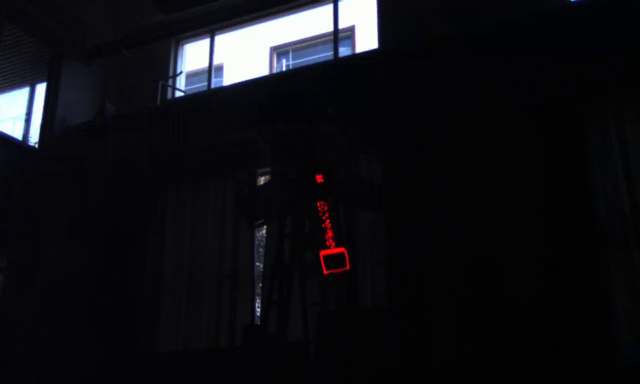
//> input picture frame 101 of training/lesson01/find_energy/video2.mp4, 1280 x 768 px (shown at 1/2 size)
$ ./find_energy   (built with g++ and OpenCV 4)
//> lines starting //> are read from the running program, lines starting //| are printed output that depends on the picture; after the words box and inside, x2 and y2 are one past the last pixel; in counts of white or black regions, pixels touching at a corner belong together
#include <opencv2/core/core.hpp>
#include <opencv2/highgui/highgui.hpp>
#include <opencv2/imgproc/imgproc.hpp>
#include <vector>
#include <iostream>
#include <cassert>


// parameters
int red_h1 = 23, red_h2 = 156;
int red_s = 120, red_v = 60;
int open_size = 2;
int close_size = 6;

// return the num of son in hierarchy
int num_of_son(const std::vector< std::vector<cv::Point> > &contours,
               const std::vector< cv::Vec4i > &hierarchy, const int &id)
{
    if (id == -1)
        return -1;

    int son_num = 0;
    for (int i = hierarchy[id][2]; i != -1; i = hierarchy[i][0])
    {
        cv::RotatedRect minRect;
        minRect = minAreaRect(cv::Mat(contours[i]));
        float big_length = minRect.size.height;
        float small_length = minRect.size.width;
        if(big_length<small_length)
        {
            std::swap(big_length, small_length);
        }
        if(minRect.size.area() < 100 || big_length < 25) { continue; }
        son_num++;
    }
    return son_num;
}

// judge the contour. based on area\the length of its rotated rectangle/ratio of the rotated rectangle
bool isValid(const std::vector< std::vector<cv::Point> > &contours,
             const std::vector< cv::Vec4i > &hierarchy,
             const int &id,
             float min_area=0, float big_length_min=0, float small_length_min=0, float max_area=50000,
             float ratio_max=100, float ratio_min=0)
{
    cv::RotatedRect minRect;
    minRect = minAreaRect(cv::Mat(contours[id]));
    float big_length = minRect.size.height;
    float small_length = minRect.size.width;
    float area = minRect.size.area();
    if(big_length<small_length)
    {
        std::swap(big_length, small_length);
    }
    if(area<max_area && area>min_area && big_length>big_length_min && small_length>small_length_min &&
        big_length/small_length > ratio_min && big_length/small_length < ratio_max)
    {
        return true;
    }
    return false;
}

// draw the hull of the fan
void draw_fan(const std::vector< std::vector<cv::Point> > &contours,
               const std::vector< cv::Vec4i > &hierarchy, const int &id, cv::Mat &drawing, const cv::Point &center)
{
    static cv::Scalar COLOR_LIST[3] = { {220, 20, 20}, {20, 220, 20},
                                        {20, 20, 220} };
    if(id == -1) { return; }
    int son_num = num_of_son(contours, hierarchy, id);
    if(son_num == 1)
    {
        // the thin fan
        if(isValid(contours, hierarchy, id, 5000, 80, 30))
        {
            int son_id = hierarchy[id][2];
            std::vector<cv::Point> father_hull;
            // find the tail(target_point) of the father hull
            convexHull(cv::Mat(contours[id]), father_hull, false);
            cv::Point target_point;
            for(auto& point : father_hull)
            {
                // selected the nearest point from the center "R"
                if((point-center).ddot(point-center) < (target_point-center).ddot(target_point-center))
                { target_point = point; }
            }
            // add target_point to the output hull
            std::vector<std::vector<cv::Point>> result_hull(2); // the first one is tmp, the second one is final output
            convexHull(cv::Mat(contours[son_id]), result_hull[0], false);
            result_hull[0].push_back(target_point);
            convexHull(cv::Mat(result_hull[0]), result_hull[1], false);
            cv::drawContours(drawing, result_hull,1,COLOR_LIST[1],2,8 );
        }

    }
    else if(son_num > 1)
    {
        // the fat fan
        if(isValid(contours, hierarchy, id, 5000, 80, 30))
        {
            bool flag = false; // whether find the target
            int son_id = 0;
            for (int i = hierarchy[id][2]; i != -1; i = hierarchy[i][0])
            {
                if(isValid(contours, hierarchy, i, 300, 25, 15, 10000, 2.7))
                {
                    son_id = i;
                    flag = true;
                    break;
                }
            }
            if(!flag) { return; }

            std::vector<cv::Point> father_hull;
            // find the tail(target_point) of the father hull
            convexHull(cv::Mat(contours[id]), father_hull, false);
            cv::Point tmp_point1=father_hull[0], tmp_point2(0,0), target_point;
            // selected the first two nearest point from the center, and the target_point is their average
            for(auto& point : father_hull)
            {
                if((point-center).ddot(point-center) < (tmp_point1-center).ddot(tmp_point1-center))
                { tmp_point1 = point; }
            }
            for(auto& point : father_hull)
            {
                if(point==tmp_point1) { continue; }
                if((point-center).ddot(point-center) < (tmp_point2-center).ddot(tmp_point2-center))
                { tmp_point2 = point; }
            }
            target_point = (tmp_point1 + tmp_point2) / 2;
            // add target_point to the output hull
            std::vector<std::vector<cv::Point>> result_hull(2); // the first one is tmp, the second one is final output
            convexHull(cv::Mat(contours[son_id]), result_hull[0], false);
            result_hull[0].push_back(target_point);
            convexHull(cv::Mat(result_hull[0]), result_hull[1], false);
            cv::drawContours(drawing, result_hull,1,COLOR_LIST[0],2,8 );
        }
    }

}

//char win_name[] = "set_para"; // for trackbar windows

void draw_all(cv::Mat &src, cv::Mat &dst)
{
    // change color space from rgb to hsv
    cv::Mat hsv;
    cv::cvtColor(src, hsv, cv::COLOR_BGR2HSV);

    // set red color range
    cv::Mat red_part1, red_part2;
    cv::inRange(hsv, cv::Scalar(0, red_s, red_v), cv::Scalar(red_h1, 255, 255), red_part1);
    cv::inRange(hsv, cv::Scalar(red_h2, red_s, red_v), cv::Scalar(180, 255, 255),red_part2);

    // get the union of these range
    cv::Mat ones_mat = cv::Mat::ones(cv::Size(src.cols, src.rows), CV_8UC1);
    cv::Mat result = 255 * (ones_mat - (ones_mat - red_part1 / 255).mul(ones_mat - red_part2 / 255));

    // open operation
    if(open_size>0)
    {
        cv::Mat element1 = getStructuringElement(cv::MORPH_RECT, cv::Size(open_size, open_size));
        cv::morphologyEx(result, result, cv::MORPH_OPEN, element1);
    }

    // close operation
    if(close_size>0)
    {
        cv::Mat element2 = getStructuringElement(cv::MORPH_RECT, cv::Size(close_size, close_size));
        cv::morphologyEx(result, result, cv::MORPH_CLOSE, element2);
    }

    // find contours
    std::vector< std::vector<cv::Point> > contours;
    std::vector< cv::Vec4i > hierarchy;
    cv::findContours( result, contours, hierarchy, cv::RETR_TREE, cv::CHAIN_APPROX_NONE);
    dst = src.clone(); // warning: should not draw on the src, because src is global valuable

    // find center "R" coordinate, and draw the circle
    cv::Point2f center;
    bool isFindCenter = false;
    for (int i = 0; i != -1; i = hierarchy[i][0])
    {
        if(isValid(contours, hierarchy, i, 50, 8, 8, 500, 1.5) &&
                num_of_son(contours, hierarchy, i) == 0)
        {
            float radius;
            minEnclosingCircle(contours[i],center, radius);
            circle(dst,center,(int)radius,cv::Scalar(255,255,255),2);
            isFindCenter = true;
            break;
        }
    }
    if(!isFindCenter) { return; }

    for (int i = 0; i != -1; i = hierarchy[i][0])
    {
        // draw for the fans
        draw_fan(contours, hierarchy, i, dst, center);
    }

    //imshow(win_name,result); // trackbar windows
    //imshow("energy",dst);
}

int main()
{
    cv::VideoCapture capture(PROJECT_DIR"/video2.mp4");

    cv::Mat src, dst;
    for(int i = 0; i<10; ++i)
    {
        capture.read(src);
    }
//> this loop made 10 passes
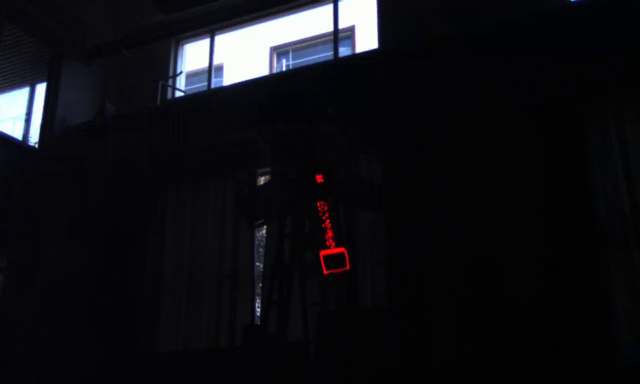
//> input picture frame 101 of training/lesson01/find_energy/video2.mp4, 1280 x 768 px (shown at 1/2 size)
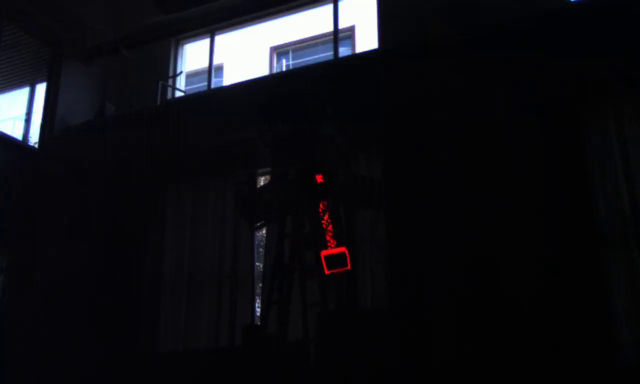
//> input picture frame 102 of training/lesson01/find_energy/video2.mp4, 1280 x 768 px (shown at 1/2 size)
//> after the loop:
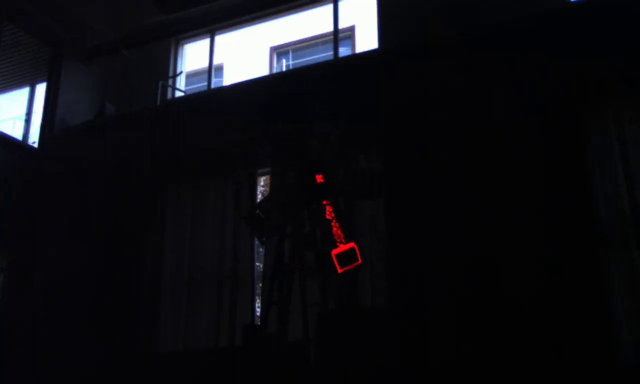
//> src: 768 rows x 1280 cols, CV_8UC3 (shown at 1/2 size); mean B, G, R 19.8, 15.7, 15.9
    assert(!src.empty());
    cv::VideoWriter writer(PROJECT_DIR"/video2_output.avi",
                           cv::VideoWriter::fourcc('M', 'J', 'P', 'G'),
                           50, cv::Size(src.cols, src.rows), true);
    while(capture.read(src))
    {
        draw_all(src, dst);
//> in draw_all, `cv::inRange(hsv, cv::Scalar(0, red_s, red_v), cv::Scalar(red_h1, 255, ..`:
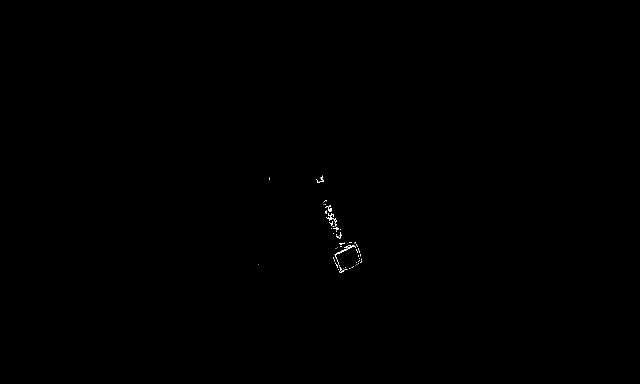
//> red_part1: 768 rows x 1280 cols, CV_8UC1 (shown at 1/2 size); 0.09% white in thin lines or dots, all inside (x1, y1, x2, y2) = (517, 351, 724, 546)
//> in draw_all, `cv::inRange(hsv, cv::Scalar(red_h2, red_s, red_v), cv::Scalar(180, 255..`:
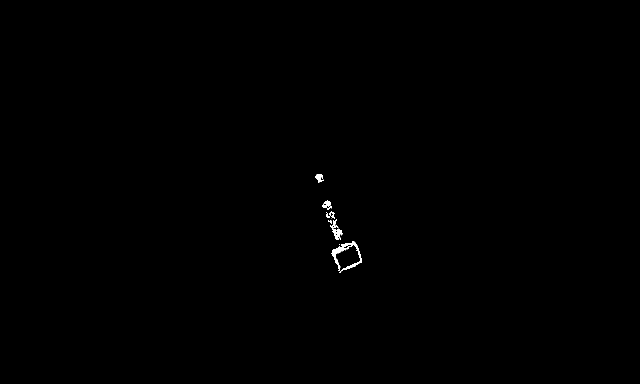
//> red_part2: 768 rows x 1280 cols, CV_8UC1 (shown at 1/2 size); 0.19% white; 13 white regions (7 under 20 px), largest, box (x1, y1, x2, y2) and area: (663, 482, 724, 546) 910, (660, 438, 686, 480) 389, (645, 401, 664, 420) 196, (631, 348, 647, 365) 171, (652, 422, 670, 438) 124, (656, 440, 664, 447) 35
//> in draw_all, `cv::morphologyEx(result, result, cv::MORPH_CLOSE, element2);`:
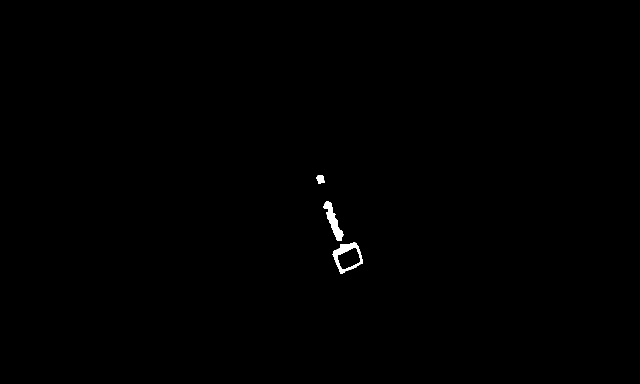
//> result: 768 rows x 1280 cols, CV_8UC1 (shown at 1/2 size); 0.28% white; 3 white regions
//> in draw_all, `cv::findContours( result, contours, hierarchy, cv::RETR_TREE, cv::CHAI..`: contours = 4 contours; box (x1, y1, x2, y2) and area: (665, 484, 726, 548) 2500, (675, 495, 721, 539) 1314, (647, 402, 687, 482) 1098, (633, 350, 650, 368) 204
//> the loop in draw_all, `for (int i = 0; i != -1; i = hierarchy[i][0])` made 3 passes
//> (minRect in isValid, big_length in isValid, small_length in isValid, area in isValid, center, radius) on pass 3: (centre (640.7, 358), size (14.5, 17.7), angle -12.5, 17.68, 14.53, 257, Point(641.3, 358.5), 10.04)
//> after the loop in draw_all, `for (int i = 0; i != -1; i = hierarchy[i][0])`:
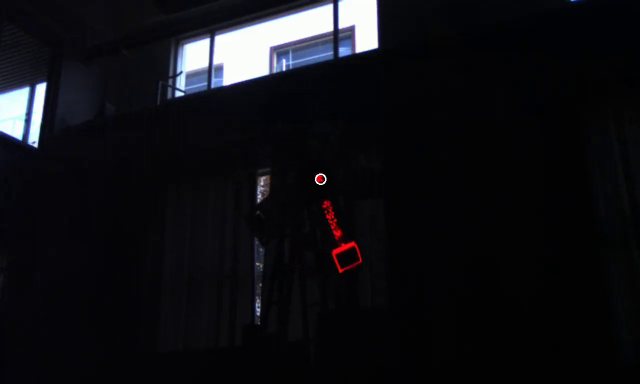
//> dst: 768 rows x 1280 cols, CV_8UC3 (shown at 1/2 size); mean B, G, R 19.8, 15.7, 16
//> the loop in draw_all, `for (int i = 0; i != -1; i = hierarchy[i][0])` made 3 passes
//> son_num in draw_fan on passes 2 to 3: 0, 0
        writer << dst;
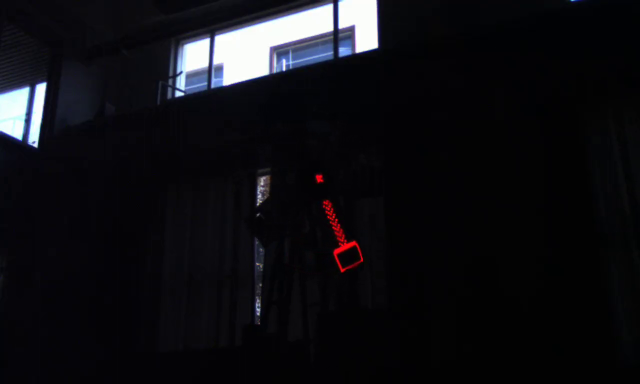
//> input picture frame 112 of training/lesson01/find_energy/video2.mp4, 1280 x 768 px (shown at 1/2 size)
    }
    writer.release();
    /*
    // trackbars for setting the parameters
    namedWindow(win_name,cv::WINDOW_AUTOSIZE);
    cv::createTrackbar("red_h_left：",win_name,&red_h1,50,draw_all);
    cv::createTrackbar("red_h_right：",win_name,&red_h2,180,draw_all);
    cv::createTrackbar("red_s：",win_name,&red_s,200,draw_all);
    cv::createTrackbar("red_v：",win_name,&red_v,100,draw_all);
    cv::createTrackbar("open_cal：",win_name,&open_size,20,draw_all);
    cv::createTrackbar("close_cal：",win_name,&close_size,20,draw_all);
    */

    cv::waitKey(0);
    return 0;
}

$ run again, starting later in the video
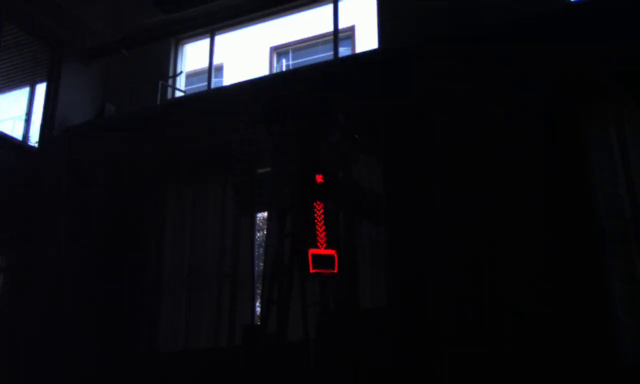
//> input picture frame 458 of training/lesson01/find_energy/video2.mp4, 1280 x 768 px (shown at 1/2 size)
//> the loop `for(int i = 0; i<10; ++i)` made 10 passes
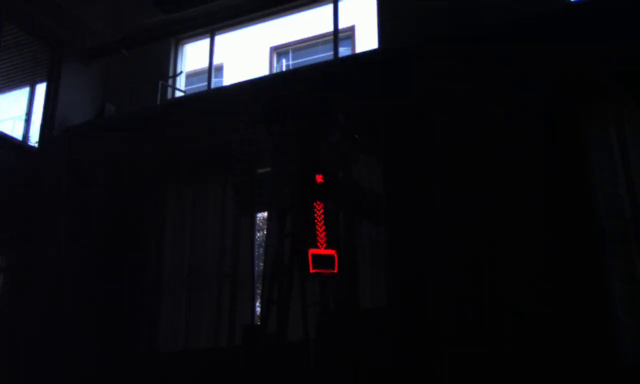
//> input picture frame 458 of training/lesson01/find_energy/video2.mp4, 1280 x 768 px (shown at 1/2 size)
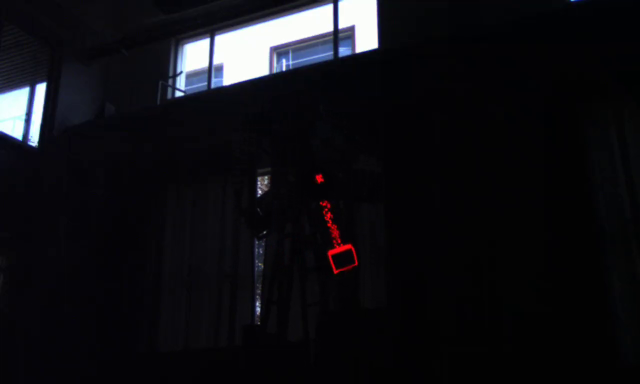
//> input picture frame 468 of training/lesson01/find_energy/video2.mp4, 1280 x 768 px (shown at 1/2 size)
//> src is the input picture: 768 rows x 1280 cols, CV_8UC3; mean B, G, R 19.8, 15.7, 15.9
//> hsv: 768 rows x 1280 cols, CV_8UC3; mean H, S, V 97, 97.6, 20.4
//> red_part1: 768 rows x 1280 cols, CV_8UC1; 0.09% white in thin lines or dots, all inside (x1, y1, x2, y2) = (632, 352, 716, 548)
//> red_part2: 768 rows x 1280 cols, CV_8UC1; 0.19% white; 6 white regions (2 under 20 px), largest, box (x1, y1, x2, y2) and area: (650, 423, 716, 548) 1495, (631, 348, 648, 368) 181, (640, 401, 662, 418) 141, (646, 416, 655, 426) 40
//> contours = 3 contours; box (x1, y1, x2, y2) and area: (642, 404, 718, 550) 3700, (665, 501, 713, 541) 1335, (633, 350, 650, 370) 204
//> the loop in draw_all, `for (int i = 0; i != -1; i = hierarchy[i][0])` made 2 passes
//> (minRect in isValid, big_length in isValid, small_length in isValid, area in isValid, center, radius) on pass 2: (centre (641.1, 359.3), size (14.5, 18.3), angle -18.4, 18.34, 14.55, 266.8, Point(641, 359.2), 10.02)
//> the loop in draw_all, `for (int i = 0; i != -1; i = hierarchy[i][0])` made 2 passes
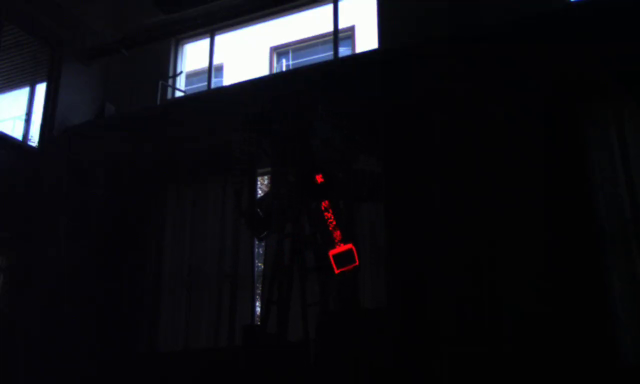
//> input picture frame 469 of training/lesson01/find_energy/video2.mp4, 1280 x 768 px (shown at 1/2 size)
